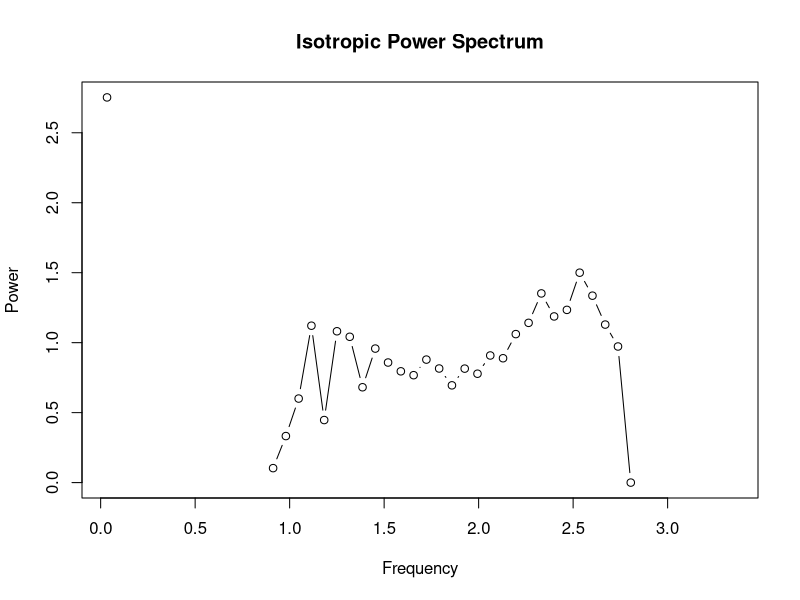

This chart was generated by the following R code: (Note: this script raises an error after producing the figure.)
## ---- chunk 1
knitr::opts_knit$set(root.dir = "~/projects/008_birthrateLandscape/ALFA-K/")
## ---- chunk 2

grf <- function(nwaves,rnge,dim){
  matrix(runif(dim*nwaves,min = rnge[1],max=rnge[2]),ncol=2)
}
grf_f <- function(x,m,wl){
  sum(apply(m,1,function(mi){
    sin(sqrt(sum((x-mi)^2))/wl)
  }))
}


nwaves <- 30
rnge <- c(-100,100)
dim <- 2
wl <- 2

m <- grf(nwaves,rnge,dim)
d <- sapply(1:1000,function(i){
  k <- runif(dim,min=rnge[1],max=rnge[2])
  grf_f(k,m,wl)
})

shapiro.test(d)
## ---- chunk 3
# Example data
set.seed(123)
N <- 200  # Number of data points
M <- 22   # Number of dimensions

# Generate random locations in 22-dimensional space
k <- matrix(runif(N * M, min = 0, max = 1), ncol = M)

# Generate random field values
f <- rnorm(N)

# Define a function to compute the DFT for isotropic fields
compute_isotropic_dft <- function(k, f, num_bins = 50) {
  N <- nrow(k)
  M <- ncol(k)
  
  # Compute the magnitudes of the wave vectors
  k_magnitudes <- sqrt(rowSums(k^2))
  
  # Define the maximum frequency based on the data
  k_max <- max(k_magnitudes)
  
  # Create radial bins
  bins <- seq(0, k_max, length.out = num_bins + 1)
  bin_indices <- cut(k_magnitudes, bins, labels = FALSE, include.lowest = TRUE)
  
  # Initialize arrays to store the DFT results and counts
  power_spectrum <- numeric(num_bins)
  bin_counts <- numeric(num_bins)
  
  # Compute the DFT for each point
  for (i in 1:N) {
    for (j in i:N) {
      freq_magnitude <- sqrt(sum((k[i, ] - k[j, ])^2))
      bin <- cut(freq_magnitude, bins, labels = FALSE, include.lowest = TRUE)
      if (!is.na(bin)) {
        dft_value <- f[i] * f[j] * exp(-2i * pi * freq_magnitude)
        power_spectrum[bin] <- power_spectrum[bin] + Mod(dft_value)^2
        bin_counts[bin] <- bin_counts[bin] + 1
      }
    }
  }
  
  # Normalize by bin counts to get the average power
  power_spectrum <- power_spectrum / bin_counts
  
  return(data.frame(frequency = (bins[-1] + bins[-(num_bins + 1)]) / 2, power = power_spectrum,counts=bin_counts))
}

# Compute the isotropic DFT and power spectrum
result <- compute_isotropic_dft(k, f)

# Extract frequencies and power spectrum
frequencies <- result$frequency
power_spectrum <- result$power

# Plot the power spectrum
plot(frequencies, power_spectrum, type = "b", xlab = "Frequency", ylab = "Power", main = "Isotropic Power Spectrum")

## ---- chunk 4

grf <- function(nwaves,rnge,dim){
  matrix(runif(dim*nwaves,min = rnge[1],max=rnge[2]),ncol=dim)
}
grf_f <- function(x,m,wl){
  sum(apply(m,1,function(mi){
    sin(sqrt(sum((x-mi)^2))/wl)
  }))
}

compute_isotropic_dft <- function(k, f) {
  
  do.call(rbind,lapply(1:nrow(k),function(i){
    do.call(rbind,lapply(1:nrow(k),function(j){
      freq_magnitude <- sqrt(sum((k[i, ] - k[j, ])^2))
      dft_value <- f[i] * f[j] * exp(-2i * pi * freq_magnitude)
      dft_value <- Mod(dft_value)^2
      data.frame(freq_magnitude,dft_value)
    }))
  }))
}

wrap_dft <- function(wl,nreps=30){
  nwaves <- 10
  rnge <- c(-100,100)
  dim <- 22
  
  x <- do.call(rbind,lapply(1:nreps,function(i){
    m <- grf(nwaves,rnge,dim)
    k <- matrix(sample(c(-2,1,0,1,2)+3,dim*30,prob = c(0.01,0.1,2,0.1,0.01),replace=T),ncol=dim)
    f <- apply(k,1,grf_f,m=m,wl=wl)
    dft <- compute_isotropic_dft(k,f)
  }))
  x$dft_value <- x$dft_value/nrow(x)
  dfi <- aggregate(list(power=x$dft_value),by=list(freq=x$freq_magnitude),mean)
  dfi$se <- aggregate(list(se=x$dft_value),by=list(freq=x$freq_magnitude),
                      function(x) sd(x)/sqrt(length(x)))$se
  dfi$wl <- wl
  #dfi$se <- dfi$se/sum(dfi$power)
  #dfi$power <- dfi$power/sum(dfi$power)
  return(dfi)
}







wl <- c(0.2,0.4,0.8,1.6)

df <- do.call(rbind,lapply(wl,wrap_dft))

p <- ggplot(df,aes(x=freq,y=power))+
  facet_grid(rows=vars(wl))+
  geom_point()+
  geom_errorbar(aes(ymin=power-se,ymax=power+se))
p



